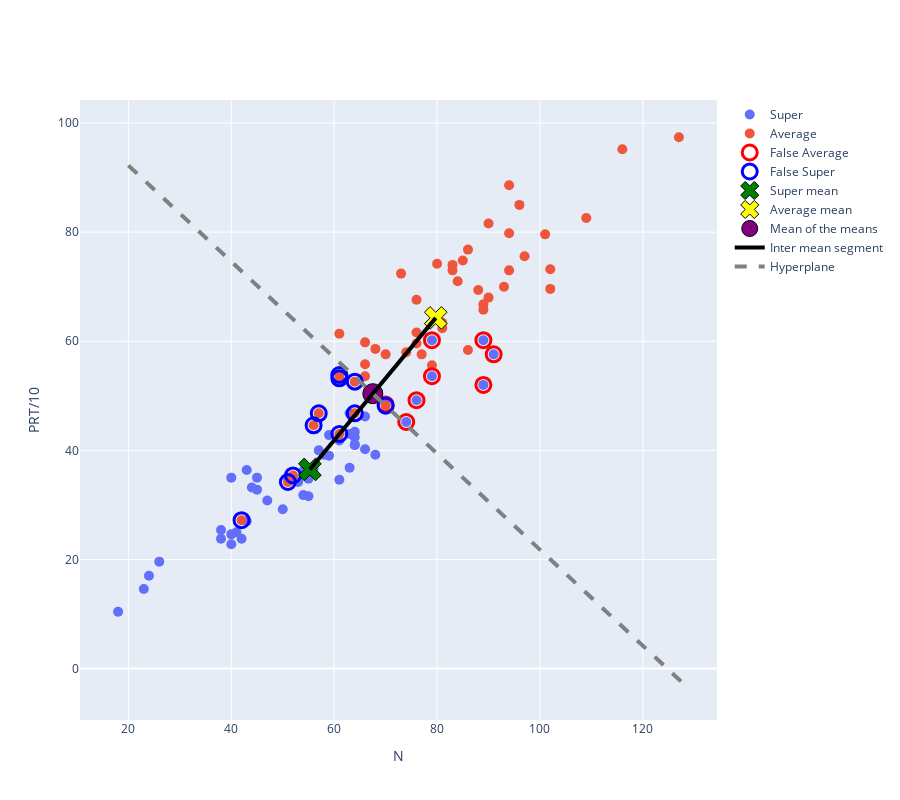

Notebook source saved alongside this figure:
### Markdown cell above
-Represent geometrically the samples, class means, and decision hyperplane?

### Code cell
fig=go.Figure()
fig.add_trace(go.Scatter(x=NSup,y=PRT10Sup,name='Super'))
#fig.update_traces(marker=dict(color='green', size=10))
fig.add_trace(go.Scatter(x=NAvg,y=PRT10Avg,name='Average'))
fig.update_traces(marker=dict(size=10))


ixFP=np.where((y[ixAverage]!=yp[ixAverage]))[0]+50
ixFN=np.where((y[ixSuper]!=yp[ixSuper]))[0]

fig.add_trace(go.Scatter(x=X[ixFN,0],y=X[ixFN,1],name='False Average',marker_size=15,
                         marker_symbol="circle-open",marker=dict(color="red",
                                                                 line=dict(width=3,color='red'))))
fig.add_trace(go.Scatter(x=X[ixFP,0],y=X[ixFP,1],name='False Super',marker_size=15,
                         marker_symbol="circle-open",marker=dict(color="blue",
                                                                 line=dict(width=3,color='blue'))))


fig.add_trace(go.Scatter(x=muSup[0],y=muSup[1], marker_size=20,
                         marker_symbol='x',name='Super mean',
                         marker=dict(color="green",line=dict(width=1,
                                        color='black'))))
fig.add_trace(go.Scatter(x=muAvg[0],y=muAvg[1], marker_size=20,
                         marker_symbol='x',name='Average mean',
                         marker=dict(color="yellow",line=dict(width=1,
                                        color='black'))))
fig.add_trace(go.Scatter(x=(muSup[0]+muAvg[0])/2,y=(muSup[1]+muAvg[1])/2, marker_size=20,
                         marker_symbol="circle-dot",name='Mean of the means',
                         marker=dict(color="purple",line=dict(width=1,
                                        color='black'))))

fig.update_traces(mode='markers')
fig.add_trace(go.Scatter(x=[muSup[0][0],muAvg[0][0]],y=[muSup[1][0],muAvg[1][0]],
                         mode='lines', line=dict(color="black",width=4),name='Inter mean segment'))


W=(muSup-muAvg)
b=-0.5*(muSup-muAvg).T@(muSup+muAvg)

x1=np.arange(20,130,1)

x2=-(W[0,0]/W[1,0])*x1-b/W[1,0]
fig.add_trace(go.Scatter(x=x1,y=x2.flatten(),
                         mode='lines', line=dict(dash='dash',color="gray",width=4),name='Hyperplane'))





fig.update_xaxes(title_text='N')
fig.update_yaxes(title_text='PRT/10')
fig.update_layout(
    autosize=False,
    width=900,
    height=800)
fig.show()

### Figure 1 — Plotly figure (JSON) as saved in the notebook; plotly's stock layout.template omitted (floating-point values rounded to 4 significant figures)
{"data": [{"marker": {"size": 10}, "mode": "markers", "name": "Super", "type": "scatter", "x": [41.0, 42.0, 26.0, 63.0, 45.0, 55.0, 57.0, 66.0, 64.0, 38.0, 40.0, 54.0, 55.0, 54.0, 59.0, 74.0, 63.0, 70.0, 56.0, 38.0, 45.0, 61.0, 91.0, 61.0, 66.0, 50.0, 63.0, 51.0, 24.0, 64.0, 64.0, 53.0, 43.0, 79.0, 44.0, 79.0, 58.0, 68.0, 18.0, 64.0, 59.0, 40.0, 40.0, 43.0, 89.0, 23.0, 47.0, 76.0, 52.0, 89.0], "y": [25.0, 23.8, 19.6, 36.8, 35.0, 31.6, 40.0, 40.2, 42.4, 25.4, 35.0, 31.8, 34.8, 36.2, 42.8, 45.2, 46.8, 48.4, 36.6, 23.8, 32.8, 41.8, 57.6, 34.6, 46.2, 29.2, 43.0, 35.0, 17.0, 41.0, 41.0, 34.2, 27.0, 60.2, 33.2, 53.6, 39.2, 39.2, 10.4, 43.4, 39.0, 24.6, 22.8, 36.4, 60.2, 14.6, 30.8, 49.2, 34.8, 52.0]}, {"marker": {"size": 10}, "mode": "markers", "name": "Average", "type": "scatter", "x": [76.0, 77.0, 81.0, 74.0, 70.0, 70.0, 76.0, 52.0, 42.0, 81.0, 56.0, 102.0, 86.0, 88.0, 109.0, 57.0, 61.0, 61.0, 61.0, 101.0, 96.0, 64.0, 94.0, 51.0, 61.0, 68.0, 84.0, 127.0, 93.0, 94.0, 90.0, 66.0, 66.0, 85.0, 102.0, 94.0, 83.0, 89.0, 79.0, 66.0, 83.0, 90.0, 97.0, 80.0, 76.0, 116.0, 86.0, 64.0, 89.0, 73.0], "y": [59.6, 57.6, 62.4, 58.0, 48.2, 57.6, 61.6, 35.4, 27.2, 63.4, 44.6, 69.6, 58.4, 69.4, 82.6, 46.8, 61.4, 53.2, 43.0, 79.6, 85.0, 52.6, 79.8, 34.2, 53.8, 58.6, 71.0, 97.4, 70.0, 73.0, 68.0, 55.8, 59.8, 74.8, 73.2, 88.6, 73.0, 65.8, 55.6, 53.6, 74.0, 81.6, 75.6, 74.2, 67.6, 95.2, 76.8, 46.8, 66.8, 72.4]}, {"marker": {"color": "red", "line": {"color": "red", "width": 3}, "size": 15, "symbol": "circle-open"}, "mode": "markers", "name": "False Average", "type": "scatter", "x": [74.0, 70.0, 91.0, 79.0, 79.0, 89.0, 76.0, 89.0], "y": [45.2, 48.4, 57.6, 60.2, 53.6, 60.2, 49.2, 52.0]}, {"marker": {"color": "blue", "line": {"color": "blue", "width": 3}, "size": 15, "symbol": "circle-open"}, "mode": "markers", "name": "False Super", "type": "scatter", "x": [70.0, 52.0, 42.0, 56.0, 57.0, 61.0, 61.0, 64.0, 51.0, 61.0, 64.0], "y": [48.2, 35.4, 27.2, 44.6, 46.8, 53.2, 43.0, 52.6, 34.2, 53.8, 46.8]}, {"marker": {"color": "green", "line": {"color": "black", "width": 1}, "size": 20, "symbol": "x"}, "mode": "markers", "name": "Super mean", "type": "scatter", "x": [55.28], "y": [36.5]}, {"marker": {"color": "yellow", "line": {"color": "black", "width": 1}, "size": 20, "symbol": "x"}, "mode": "markers", "name": "Average mean", "type": "scatter", "x": [79.74], "y": [64.28]}, {"marker": {"color": "purple", "line": {"color": "black", "width": 1}, "size": 20, "symbol": "circle-dot"}, "mode": "markers", "name": "Mean of the means", "type": "scatter", "x": [67.51], "y": [50.39]}, {"line": {"color": "black", "width": 4}, "mode": "lines", "name": "Inter mean segment", "type": "scatter", "x": [55.28, 79.74], "y": [36.5, 64.28]}, {"line": {"color": "gray", "dash": "dash", "width": 4}, "mode": "lines", "name": "Hyperplane", "type": "scatter", "x": [20, 21, 22, 23, 24, 25, 26, 27, 28, 29, 30, 31, 32, 33, 34, 35, 36, 37, 38, 39, 40, 41, 42, 43, 44, 45, 46, 47, 48, 49, 50, 51, 52, 53, 54, 55, 56, 57, 58, 59, 60, 61, 62, 63, 64, 65, 66, 67, 68, 69, 70, 71, 72, 73, 74, 75, 76, 77, 78, 79, 80, 81, 82, 83, 84, 85, 86, 87, 88, 89, 90, 91, 92, 93, 94, 95, 96, 97, 98, 99, 100, 101, 102, 103, 104, 105, 106, 107, 108, 109, 110, 111, 112, 113, 114, 115, 116, 117, 118, 119, 120, 121, 122, 123, 124, 125, 126, 127, 128, 129], "y": [92.23, 91.35, 90.47, 89.58, 88.7, 87.82, 86.94, 86.06, 85.18, 84.3, 83.42, 82.54, 81.66, 80.78, 79.9, 79.02, 78.14, 77.26, 76.38, 75.5, 74.62, 73.74, 72.86, 71.97, 71.09, 70.21, 69.33, 68.45, 67.57, 66.69, 65.81, 64.93, 64.05, 63.17, 62.29, 61.41, 60.53, 59.65, 58.77, 57.89, 57.01, 56.13, 55.25, 54.37, 53.48, 52.6, 51.72, 50.84, 49.96, 49.08, 48.2, 47.32, 46.44, 45.56, 44.68, 43.8, 42.92, 42.04, 41.16, 40.28, 39.4, 38.52, 37.64, 36.76, 35.87, 34.99, 34.11, 33.23, 32.35, 31.47, 30.59, 29.71, 28.83, 27.95, 27.07, 26.19, 25.31, 24.43, 23.55, 22.67, 21.79, 20.91, 20.03, 19.15, 18.26, 17.38, 16.5, 15.62, 14.74, 13.86, 12.98, 12.1, 11.22, 10.34, 9.46, 8.58, 7.699, 6.819, 5.938, 5.058, 4.177, 3.297, 2.416, 1.536, 0.6551, -0.2253, -1.106, -1.986, -2.867, -3.747]}], "layout": {"autosize": false, "height": 800, "width": 900, "xaxis": {"title": {"text": "N"}}, "yaxis": {"title": {"text": "PRT/10"}}}}
